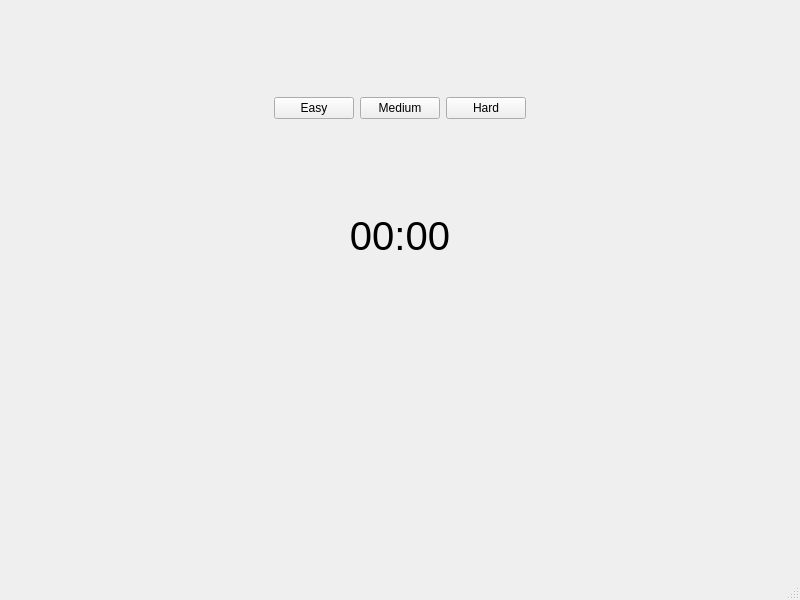
<?xml version="1.0" encoding="UTF-8"?>
<ui version="4.0">
 <class>MainWindow</class>
 <widget class="QMainWindow" name="MainWindow">
  <property name="geometry">
   <rect>
    <x>0</x>
    <y>0</y>
    <width>800</width>
    <height>600</height>
   </rect>
  </property>
  <property name="windowTitle">
   <string>MainWindow</string>
  </property>
  <widget class="QWidget" name="centralwidget">
   <layout class="QVBoxLayout" name="verticalLayout_2">
    <item>
     <layout class="QHBoxLayout" name="horizontalLayout">
      <item>
       <spacer name="horizontalSpacer">
        <property name="orientation">
         <enum>Qt::Horizontal</enum>
        </property>
        <property name="sizeHint" stdset="0">
         <size>
          <width>40</width>
          <height>20</height>
         </size>
        </property>
       </spacer>
      </item>
      <item>
       <widget class="QPushButton" name="pushButton_2">
        <property name="text">
         <string>Easy</string>
        </property>
       </widget>
      </item>
      <item>
       <widget class="QPushButton" name="pushButton_3">
        <property name="text">
         <string>Medium</string>
        </property>
       </widget>
      </item>
      <item>
       <widget class="QPushButton" name="pushButton">
        <property name="text">
         <string>Hard</string>
        </property>
       </widget>
      </item>
      <item>
       <spacer name="horizontalSpacer_2">
        <property name="orientation">
         <enum>Qt::Horizontal</enum>
        </property>
        <property name="sizeHint" stdset="0">
         <size>
          <width>40</width>
          <height>20</height>
         </size>
        </property>
       </spacer>
      </item>
     </layout>
    </item>
    <item>
     <widget class="QLabel" name="label_timer">
      <property name="maximumSize">
       <size>
        <width>16777215</width>
        <height>267</height>
       </size>
      </property>
      <property name="font">
       <font>
        <pointsize>30</pointsize>
       </font>
      </property>
      <property name="frameShape">
       <enum>QFrame::NoFrame</enum>
      </property>
      <property name="text">
       <string>00:00</string>
      </property>
      <property name="alignment">
       <set>Qt::AlignHCenter|Qt::AlignTop</set>
      </property>
     </widget>
    </item>
    <item>
     <layout class="QGridLayout" name="grid_cards"/>
    </item>
   </layout>
  </widget>
  <widget class="QMenuBar" name="menubar">
   <property name="geometry">
    <rect>
     <x>0</x>
     <y>0</y>
     <width>800</width>
     <height>21</height>
    </rect>
   </property>
  </widget>
  <widget class="QStatusBar" name="statusbar"/>
 </widget>
 <resources/>
 <connections>
  <connection>
   <sender>pushButton_2</sender>
   <signal>clicked()</signal>
   <receiver>MainWindow</receiver>
   <slot>easy()</slot>
   <hints>
    <hint type="sourcelabel">
     <x>309</x>
     <y>122</y>
    </hint>
    <hint type="destinationlabel">
     <x>295</x>
     <y>85</y>
    </hint>
   </hints>
  </connection>
  <connection>
   <sender>pushButton_3</sender>
   <signal>clicked()</signal>
   <receiver>MainWindow</receiver>
   <slot>medium()</slot>
   <hints>
    <hint type="sourcelabel">
     <x>414</x>
     <y>121</y>
    </hint>
    <hint type="destinationlabel">
     <x>383</x>
     <y>76</y>
    </hint>
   </hints>
  </connection>
  <connection>
   <sender>pushButton</sender>
   <signal>clicked()</signal>
   <receiver>MainWindow</receiver>
   <slot>hard()</slot>
   <hints>
    <hint type="sourcelabel">
     <x>476</x>
     <y>113</y>
    </hint>
    <hint type="destinationlabel">
     <x>461</x>
     <y>79</y>
    </hint>
   </hints>
  </connection>
 </connections>
 <slots>
  <slot>easy()</slot>
  <slot>medium()</slot>
  <slot>hard()</slot>
 </slots>
</ui>
